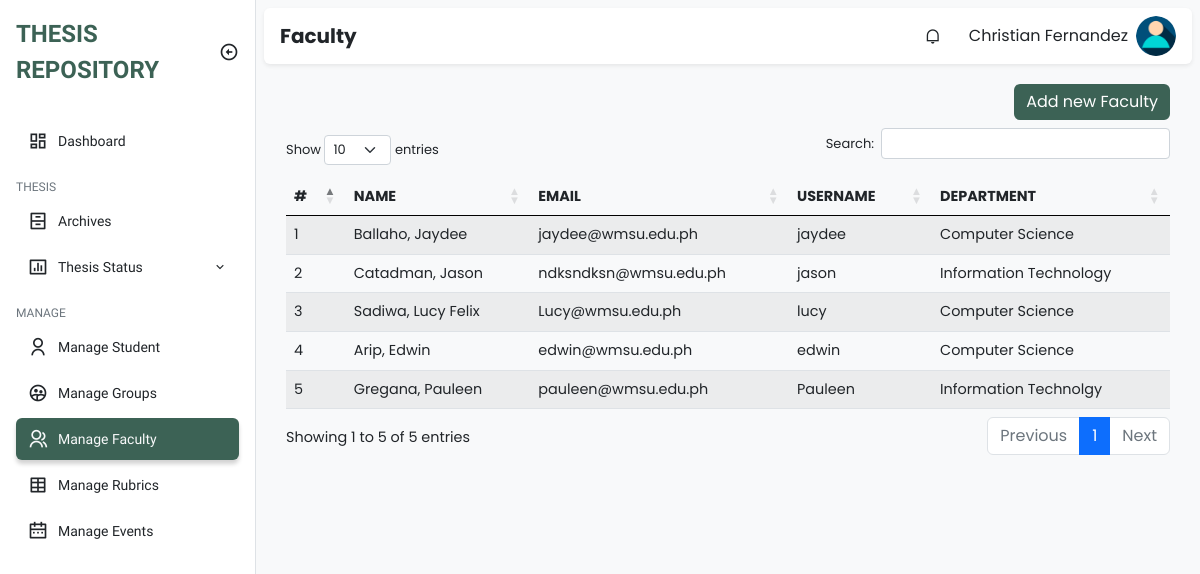
/admin/manage_faculty.php (signed in), run on the app's committed database.
### tables this page shows
CREATE TABLE `faculty` (
  `id` int(11) NOT NULL,
  `firstname` varchar(255) NOT NULL,
  `middle_name` varchar(100) NOT NULL,
  `lastname` varchar(255) NOT NULL,
  `email` varchar(100) NOT NULL,
  `username` varchar(255) NOT NULL,
  `password` varchar(100) NOT NULL,
  `department` varchar(100) NOT NULL,
  `type` varchar(100) NOT NULL,
  `created_at` timestamp NOT NULL DEFAULT current_timestamp(),
  `updated_at` timestamp NOT NULL DEFAULT current_timestamp() ON UPDATE current_timestamp()
);

### class/faculty.class.php (called while the page is built, shortened)
<?php
class Faculty{
    protected $db;
    function __construct()
    {
        $this->db = new Database();
    }
    function show(){
        $sql = "SELECT * FROM faculty ORDER BY CONCAT('lastname',', ','firstname') ASC;";
        $query=$this->db->connect()->prepare($sql);
        if($query->execute()){
            $data = $query->fetchAll();
        }
        return $data;
    }
}
?>

### class/database.sample.php (called while the page is built)
<?php
class Database{
    private $host = 'localhost';
    private $username = 'root';
    private $password = '';
    private $database = 'tams';
    protected $connection;
    function connect(){
        try
			{
				$this->connection = new PDO("mysql:host=$this->host;dbname=$this->database",
											$this->username, $this->password);
			}
			catch (PDOException $e)
			{
				echo "Connection error " . $e->getMessage();
			}
        return $this->connection;
    }
}
?>

### admin/manage_faculty.php (the view, shortened to what this page needs)
<?php
require_once '../class/faculty.class.php';
?>
<!DOCTYPE html>
<html lang="en">
  <head>
    <link
      href="https://cdn.jsdelivr.net/npm/remixicon@2.5.0/fonts/remixicon.css"
      rel="stylesheet"
    />
    <link rel="stylesheet" href="https://cdn.datatables.net/1.13.1/css/dataTables.bootstrap5.min.css">
    <link rel="stylesheet" href="https://cdn.datatables.net/responsive/2.4.0/css/responsive.bootstrap.min.css">
    <link rel="stylesheet" href="../assets/css/bootstrap.min.css" />
    <link rel="stylesheet" href="../assets/css/style.css" />
    <link rel="stylesheet" href="https://cdn.jsdelivr.net/npm/sweetalert2@11.1.0/dist/sweetalert2.min.css">
  </head>
  <body>
    <div class="sidebar position-fixed top-0 bottom-0 bg-white border-end">
      <div class="d-flex align-items-center p-3">
        <a
          href="#"
          class="sidebar-logo text-uppercase fw-bold text-decoration-none text-indigo fs-4"
          >Thesis Repository</a
        >
        <i
          class="sidebar-toggle ri-arrow-left-circle-line ms-auto fs-5 d-none d-md-block"
        ></i>
      </div>
      <ul class="sidebar-menu p-3 m-0 mb-0">
        <li class="sidebar-menu-item">
          <a href="dashboard.php">
            <i class="ri-dashboard-line sidebar-menu-item-icon"></i>
            Dashboard
          </a>
        </li>
        <li class="sidebar-menu-divider mt-3 mb-1 text-uppercase">Thesis</li>
        <li class="sidebar-menu-item">
          <a href="archives.php">
            <i class="ri-archive-drawer-line sidebar-menu-item-icon"></i>
            Archives
          </a>
        </li>
        <li class="sidebar-menu-item has-dropdown">
            <a href="thesis_status.php">
                <i class="ri-bar-chart-box-line sidebar-menu-item-icon"></i>
                Thesis Status
                <i class="ri-arrow-down-s-line sidebar-menu-item-accordion ms-auto"></i>
            </a>
        </li>
        <li class="sidebar-menu-divider mt-3 mb-1 text-uppercase">Manage</li>
        <li class="sidebar-menu-item">
          <a href="manage_students.php">
            <i class="ri-user-line sidebar-menu-item-icon"></i>
            Manage Student
          </a>
        </li>
        <li class="sidebar-menu-item">
          <a href="manage_groups.php">
            <i class="ri-group-2-line sidebar-menu-item-icon"></i>
            Manage Groups
          </a>
        </li>
        <li class="sidebar-menu-item active">
          <a href="manage_faculty.php">
            <i class="ri-group-line sidebar-menu-item-icon"></i>
            Manage Faculty
          </a>
        </li>
        <li class="sidebar-menu-item">
          <a href="manage_rubrics.php">
            <i class="ri-table-2 sidebar-menu-item-icon"></i>
            Manage Rubrics
          </a>
        </li>
        <li class="sidebar-menu-item">
          <a href="manage_schedules.php">
            <i class="ri-calendar-2-line sidebar-menu-item-icon"></i>
            Manage Events
          </a>
        </li>
      </ul>
    </div>
    <main class="bg-light">
      <div class="p-2">
        <nav class="px-3 py-2 bg-white rounded shadow-sm">
          <h5 class="fw-bold mb-0 me-auto">Faculty</h5>
          <div class="dropdown me-3 d-none d-sm-block">
            <div
              class="cursor-pointer dropdown-toggle navbar-link"
              data-bs-toggle="dropdown"
              aria-expanded="false"
            >
              <i class="ri-notification-line"></i>
            </div>
          </div>
          <div class="dropdown">
            <div
              class="d-flex align-items-center cursor-pointer dropdown-toggle"
              data-bs-toggle="dropdown"
              aria-expanded="false"
            >
              <span class="me-2 d-none d-sm-block"><?php echo $_SESSION['fullname'] ?></span>
              <img
                class="navbar-profile-image"
                src="../img/u-icon.png" alt="Image"
              />
            </div>
          </div>
        </nav>
        <div class="py-4">
          <div class="container">
            <div class="head-cont d-flex justify-content-end pb-2">
              <a class="btn btn-primary add-button" href="add_faculty.php">Add new Faculty</a>
            </div>
                    <table id="example" class="table table-striped" style="width:100%">
                        <thead>
                            <tr>
                                <th>#</th>
                                <th>Name</th>
                                <th>Email</th>
                                <th>Username</th>
                                <th>Department</th>
                            </tr>
                        </thead>
                        <tbody>
                        <?php
                            require_once '../class/faculty.class.php';
                            $faculty = new Faculty();
                            $i = 1;
                            foreach ($faculty->show() as $value){
                        ?>
                            <tr>
                                <td><?php echo $i ?></td>
                                <td><?php echo $value['lastname'] . ', ' . $value['firstname'] . ' ' . $value['middle_name']?></td>
                                <td><?php echo $value['email'] ?></td>
                                <td><?php echo $value['username'] ?></td>
                                <td><?php echo $value['department'] ?></td>
                            </tr>
                        <?php
                            $i++;
                        }
                        ?>
                        </tbody>
                    </table>
                </div>
    </div>
        </div>
    </main>
  </body>
</html>

### assets/css/style.css (style rules this page uses)
:root { --bs-blue: #0d6efd; --bs-indigo: #6610f2; --bs-purple: #6f42c1; --bs-pink: #d63384; --bs-red: #dc3545; --bs-orange: #fd7e14; --bs-yellow: #ffc107; --bs-green: #198754; --bs-teal: #20c997; --bs-cyan: #0dcaf0; --bs-black: #000; --bs-white: #fff; --bs-gray: #6c757d; --bs-gray-dark: #343a40; --bs-gray-100: #f8f9fa; --bs-gray-200: #e9ecef; --bs-gray-300: #dee2e6; --bs-gray-400: #ced4da; --bs-gray-500: #adb5bd; --bs-gray-600: #6c757d; --bs-gray-700: #495057; --bs-gray-800: #343a40; --bs-gray-900: #212529; --bs-primary: #0d6efd; --bs-secondary: #6c757d; --bs-success: #198754; --bs-info: #0dcaf0; --bs-warning: #ffc107; --bs-danger: #dc3545; --bs-light: #f8f9fa; --bs-dark: #212529; --bs-primary-rgb: 13, 110, 253; --bs-secondary-rgb: 108, 117, 125; --bs-success-rgb: 25, 135, 84; --bs-info-rgb: 13, 202, 240; --bs-warning-rgb: 255, 193, 7; --bs-danger-rgb: 220, 53, 69; --bs-light-rgb: 248, 249, 250; --bs-dark-rgb: 33, 37, 41; --bs-white-rgb: 255, 255, 255; --bs-black-rgb: 0, 0, 0; --bs-body-color-rgb: 33, 37, 41; --bs-body-bg-rgb: 255, 255, 255; --bs-font-sans-serif: system-ui, -apple-system, "Segoe UI", Roboto, "Helvetica Neue", "Noto Sans", "Liberation Sans", Arial, sans-serif, "Apple Color Emoji", "Segoe UI Emoji", "Segoe UI Symbol", "Noto Color Emoji"; --bs-font-monospace: SFMono-Regular, Menlo, Monaco, Consolas, "Liberation Mono", "Courier New", monospace; --bs-gradient: linear-gradient(180deg, rgba(255, 255, 255, 0.15), rgba(255, 255, 255, 0)); --bs-body-font-family: var(--bs-font-sans-serif); --bs-body-font-size: 1rem; --bs-body-font-weight: 400; --bs-body-line-height: 1.5; --bs-body-color: #212529; --bs-body-bg: #fff; --bs-border-width: 1px; --bs-border-style: solid; --bs-border-color: #dee2e6; --bs-border-color-translucent: rgba(0, 0, 0, 0.175); --bs-border-radius: 0.375rem; --bs-border-radius-sm: 0.25rem; --bs-border-radius-lg: 0.5rem; --bs-border-radius-xl: 1rem; --bs-border-radius-2xl: 2rem; --bs-border-radius-pill: 50rem; --bs-heading-color: ; --bs-link-color: #0d6efd; --bs-link-hover-color: #0a58ca; --bs-code-color: #d63384; --bs-highlight-bg: #fff3cd; --maincolor: #3C6255; --maincolorMdark: #61876E; --maincolor_light: rgb(180, 224, 183); --cancelcolor: #EB1D36; --cancelcolor_light: #FA9494; --uppernav: #FFFBF5; }
body { font-family: 'Work Sans', sans-serif; }
.text-indigo:hover, .text-indigo { color: var(--maincolor); }
.dropdown-toggle::after { display: none; }
.cursor-pointer { cursor: pointer; }
.sidebar.collapsed:hover, .sidebar { width: 16rem; overflow-y: auto; transition: width .2s, left .2s; left: 0; z-index: 500; }
.sidebar-toggle { cursor: pointer; transition: .2s; }
.sidebar-menu { list-style-type: none; }
.sidebar-menu-item { margin-bottom: .25rem; }
.sidebar-menu-item a { text-decoration: none; display: flex; align-items: center; color: var(--bs-dark); padding: .375rem .75rem; border-radius: .375rem; font-size: .875rem; white-space: nowrap; }
.sidebar-menu-item > a { overflow: hidden; }
.sidebar-menu-item.active a { background-color: var(--maincolor); color: var(--bs-light); box-shadow: 0 .25rem .25rem rgba(0, 0, 0, 0.175); }
.sidebar-menu-item-icon { margin-right: .625rem; font-size: 1.25rem; }
.sidebar-menu-item-accordion { transition: transform .2s; }
.sidebar.collapsed:hover .sidebar-menu-divider, .sidebar-menu-divider { font-size: .75rem; color: var(--bs-gray-600); transition: opacity .2s; opacity: 1; visibility: visible; }
main { padding-left: 0; min-height: 100vh; font-family: 'Poppins', sans-serif; }
nav { display: flex; align-items: center; }
.navbar-profile-image { width: 2.5rem; height: 2.5rem; object-fit: cover; border-radius: 50%; }
.navbar-link { width: 2.5rem; height: 2.5rem; display: flex; align-items: center; justify-content: center; border-radius: .25rem; }
@media (min-width: 768px) { main { transition: padding-left .2s; padding-left: 16rem; } }
.container { font-size: 90%; }
.container .add-button { background: var(--maincolor); border: none; display: flex; justify-content: flex-end; }
thead { text-transform: uppercase; border-bottom: #000; }
a { text-decoration: none; color: var(--bs-green); }
.py-4 { padding: 10px !important; height: 100%; width: 100%; margin-top: 10px; border-radius: 10px; }

### data on the page
faculty: lastname "Ballaho", firstname "Jaydee", email "jaydee@wmsu.edu.ph", username "jaydee", department "Computer Science"
faculty: lastname "Catadman", firstname "Jason", email "ndksndksn@wmsu.edu.ph", username "jason", department "Information Technology"
faculty: lastname "Sadiwa", firstname "Lucy", middle_name "Felix", email "Lucy@wmsu.edu.ph", username "lucy", department "Computer Science"
faculty: lastname "Arip", firstname "Edwin", email "edwin@wmsu.edu.ph", username "edwin", department "Computer Science"
faculty: lastname "Gregana", firstname "Pauleen", email "pauleen@wmsu.edu.ph", username "Pauleen", department "Information Technolgy"

### other printed values
$_SESSION['fullname'] "Christian Fernandez"
